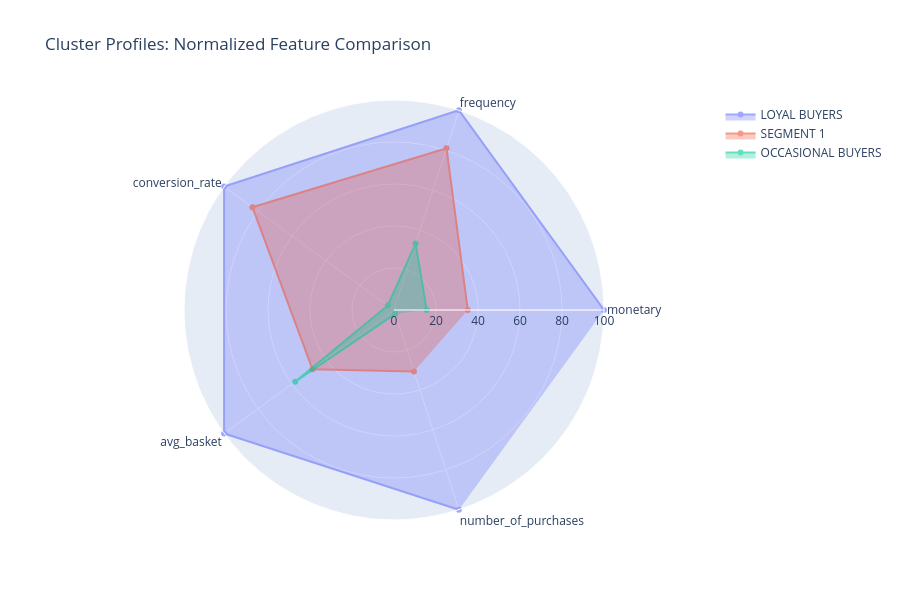

Notebook source saved alongside this figure:
### Code cell
# Radar charts for cluster profiles
key_features = ['monetary', 'frequency', 'conversion_rate', 'avg_basket', 'number_of_purchases']

# Normalize features for radar chart
cluster_profiles_normalized = cluster_profiles[key_features].copy()
for col in key_features:
    max_val = cluster_profiles_normalized[col].max()
    if max_val > 0:
        cluster_profiles_normalized[col] = (cluster_profiles_normalized[col] / max_val) * 100

fig = go.Figure()

for cluster_id in cluster_profiles_normalized.index:
    fig.add_trace(go.Scatterpolar(
        r=cluster_profiles_normalized.loc[cluster_id].values,
        theta=key_features,
        fill='toself',
        name=cluster_names[cluster_id],
        opacity=0.6
    ))

fig.update_layout(
    polar=dict(
        radialaxis=dict(
            visible=True,
            range=[0, 100]
        )
    ),
    title='Cluster Profiles: Normalized Feature Comparison',
    height=600
)
fig.show()

### Figure 1 — Plotly figure (JSON) as saved in the notebook; plotly's stock layout.template omitted (floating-point values rounded to 4 significant figures)
{"data": [{"fill": "toself", "name": "LOYAL BUYERS", "opacity": 0.6, "r": [100.0, 100.0, 100.0, 100.0, 100.0], "theta": ["monetary", "frequency", "conversion_rate", "avg_basket", "number_of_purchases"], "type": "scatterpolar"}, {"fill": "toself", "name": "SEGMENT 1", "opacity": 0.6, "r": [35.13, 80.95, 83.3, 47.98, 30.77], "theta": ["monetary", "frequency", "conversion_rate", "avg_basket", "number_of_purchases"], "type": "scatterpolar"}, {"fill": "toself", "name": "OCCASIONAL BUYERS", "opacity": 0.6, "r": [15.55, 33.26, 3.672, 58.15, 1.92], "theta": ["monetary", "frequency", "conversion_rate", "avg_basket", "number_of_purchases"], "type": "scatterpolar"}], "layout": {"height": 600, "polar": {"radialaxis": {"range": [0, 100], "visible": true}}, "title": {"text": "Cluster Profiles: Normalized Feature Comparison"}}}
